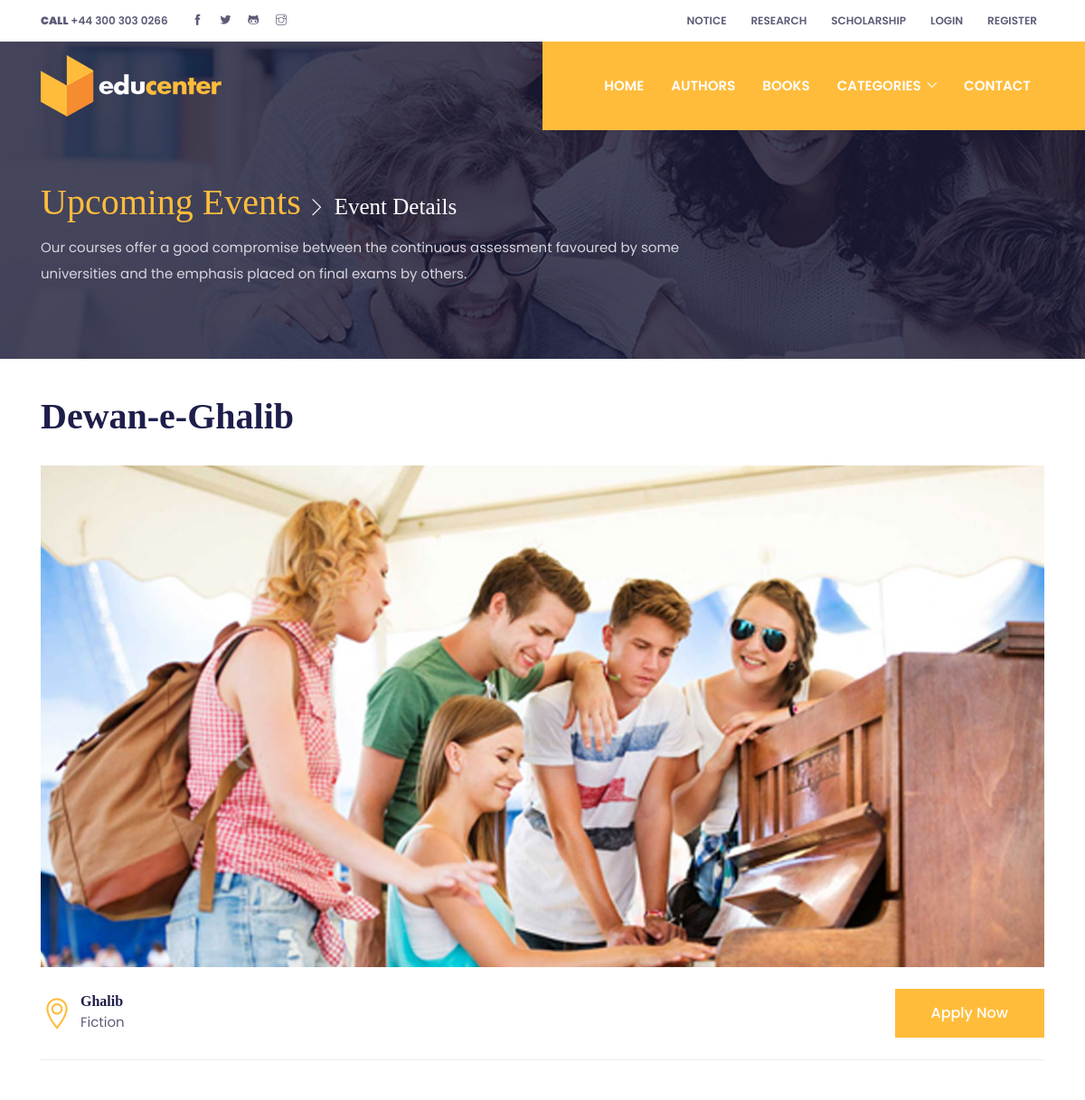
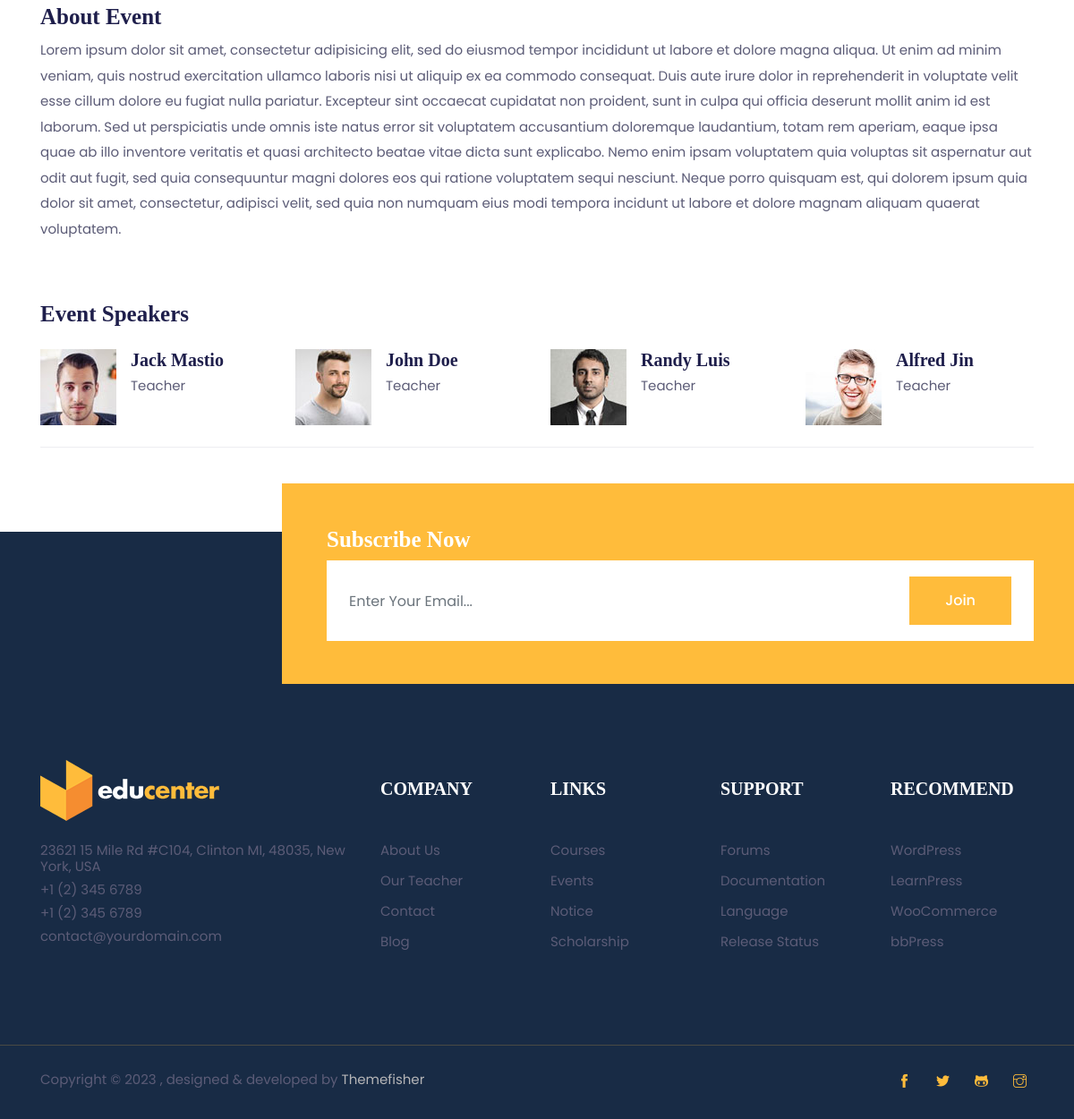
Page /User/single.php?id=4 on the committed database (2 pictures, top to bottom).
### tables this page shows
CREATE TABLE `books` (
  `id` int(11) NOT NULL,
  `book_name` varchar(50) NOT NULL,
  `cat_id_FK` int(11) NOT NULL,
  `auth_id_FK` int(11) NOT NULL,
  `price` int(11) NOT NULL
);

CREATE TABLE `author` (
  `id` int(11) NOT NULL,
  `auth_name` varchar(20) NOT NULL,
  `since` varchar(20) NOT NULL,
  `auth_picture` varchar(100) NOT NULL
);

CREATE TABLE `category` (
  `id` int(11) NOT NULL,
  `cat_name` varchar(20) NOT NULL
);

### User/single.php (the view)
<?php include('header.php');
include('../Admin/connection.php');
$id=$_GET['id'];
$q="SELECT books.*,category.cat_name,author.auth_name FROM `books` JOIN author ON author.id=books.auth_id_FK JOIN category ON category.id=books.cat_id_FK where books.id='$id'";
$run=mysqli_query($con,$q);
$data=mysqli_fetch_assoc($run);
?>
<section class="page-title-section overlay" data-background="images/backgrounds/page-title.jpg">
  <div class="container">
    <div class="row">
      <div class="col-md-8">
        <ul class="list-inline custom-breadcrumb mb-2">
          <li class="list-inline-item"><a class="h2 text-primary font-secondary" href="events.html">Upcoming Events</a></li>
          <li class="list-inline-item text-white h3 font-secondary nasted">Event Details</li>
        </ul>
        <p class="text-lighten mb-0">Our courses offer a good compromise between the continuous assessment favoured by some universities and the emphasis placed on final exams by others.</p>
      </div>
    </div>
  </div>
</section>
<section class="section-sm">
  <div class="container">
    <div class="row">
      <div class="col-12">
        <h2 class="section-title"><?php echo $data['book_name']?></h2>
      </div>
      <div class="col-12 mb-4">
        <img src="images/events/event-single.jpg" alt="event thumb" class="img-fluid w-100">
      </div>
    </div>
    <div class="row align-items-center mb-5">
      <div class="col-lg-9">
        <ul class="list-inline">
          <li class="list-inline-item mr-xl-5 mr-4 mb-3 mb-lg-0">
            <div class="d-flex align-items-center">
              <i class="ti-location-pin text-primary icon-md mr-2"></i>
              <div class="text-left">
                <h6 class="mb-0"><?php echo $data['auth_name']?></h6>
                <p class="mb-0"><?php echo $data['cat_name']?></p>
              </div>
            </div>
          </li>
        </ul>
      </div>
      <div class="col-lg-3 text-lg-right text-left">
        <a href="event-single.html" class="btn btn-primary">Apply now</a>
      </div>
      <div class="col-12 mt-4 order-4">
        <div class="border-bottom border-primary"></div>
      </div>
    </div>
    <div class="row">
      <div class="col-12 mb-50">
        <h3>About Event</h3>
        <p>Lorem ipsum dolor sit amet, consectetur adipisicing elit, sed do eiusmod tempor incididunt ut labore et
          dolore magna aliqua. Ut enim ad minim veniam, quis nostrud exercitation ullamco laboris nisi ut aliquip ex ea
          commodo consequat. Duis aute irure dolor in reprehenderit in voluptate velit esse cillum dolore eu fugiat
          nulla pariatur. Excepteur sint occaecat cupidatat non proident, sunt in culpa qui officia deserunt mollit
          anim id est laborum. Sed ut perspiciatis unde omnis iste natus error sit voluptatem accusantium doloremque
          laudantium, totam rem aperiam, eaque ipsa quae ab illo inventore veritatis et quasi architecto beatae vitae
          dicta sunt explicabo. Nemo enim ipsam voluptatem quia voluptas sit aspernatur aut odit aut fugit, sed quia
          consequuntur magni dolores eos qui ratione voluptatem sequi nesciunt. Neque porro quisquam est, qui dolorem
          ipsum quia dolor sit amet, consectetur, adipisci velit, sed quia non numquam eius modi tempora incidunt ut
          labore et dolore magnam aliquam quaerat voluptatem.</p>
      </div>
    </div>
    <div class="row">
      <div class="col-12">
        <h3 class="mb-4">Event Speakers</h3>
      </div>
      <div class="col-lg-3 col-sm-6 mb-4 mb-lg-0">
        <div class="media">
          <img class="mr-3 img-fluid" src="images/event-speakers/speaker-1.jpg" alt="speaker">
          <div class="media-body">
            <h4 class="mt-0">Jack Mastio</h4>
            Teacher
          </div>
        </div>
      </div>
      <div class="col-lg-3 col-sm-6 mb-4 mb-lg-0">
        <div class="media">
          <img class="mr-3 img-fluid" src="images/event-speakers/speaker-2.jpg" alt="speaker">
          <div class="media-body">
            <h4 class="mt-0">John Doe</h4>
            Teacher
          </div>
        </div>
      </div>
      <div class="col-lg-3 col-sm-6 mb-4 mb-lg-0">
        <div class="media">
          <img class="mr-3 img-fluid" src="images/event-speakers/speaker-3.jpg" alt="speaker">
          <div class="media-body">
            <h4 class="mt-0">Randy Luis</h4>
            Teacher
          </div>
        </div>
      </div>
      <div class="col-lg-3 col-sm-6 mb-4 mb-lg-0">
        <div class="media">
          <img class="mr-3 img-fluid" src="images/event-speakers/speaker-4.jpg" alt="speaker">
          <div class="media-body">
            <h4 class="mt-0">Alfred Jin</h4>
            Teacher
          </div>
        </div>
      </div>
      <div class="col-12 mt-4 order-4">
        <div class="border-bottom border-primary"></div>
      </div>
    </div>
  </div>
</section>
<?php include('footer.php') ?>

### User/css/style.css (style rules this page uses)
body { line-height: 1.2; font-family: "Poppins", sans-serif; -webkit-font-smoothing: antialiased; font-size: 15px; color: #5c5c77; }
p, .paragraph { font-weight: 400; color: #5c5c77; font-size: 15px; line-height: 1.9; font-family: "Poppins", sans-serif; }
h1, h2, h3, h4, h5, h6 { color: #1e1e4b; font-family: "futura-bold"; font-weight: 700; line-height: 1.2; }
h2, .h2 { font-size: 40px; }
h3, .h3 { font-size: 25px; }
h4, .h4 { font-size: 20px; }
h6, .h6 { font-size: 16px; }
.btn { font-size: 16px; font-family: "Poppins", sans-serif; text-transform: capitalize; padding: 15px 40px; border-radius: 0; font-weight: 500; border: 0; position: relative; z-index: 1; transition: 0.2s ease; overflow: hidden; white-space: nowrap; }
.btn::before { position: absolute; content: ""; height: 80%; width: 100%; left: 0; bottom: 10%; z-index: -1; transition: transform 0.2s ease-in-out; transform-origin: top; transform: scaleY(0); }
.btn-primary { color: #fff; background-color: #ffbc3b; }
.btn-primary::before { background-color: #fff; }
body { background-color: #fff; overflow-x: hidden; }
ol, ul { list-style-type: none; margin: 0px; }
img { vertical-align: middle; border: 0; }
a, a:hover, a:focus { text-decoration: none; }
a, button, select { cursor: pointer; transition: 0.2s ease; }
h4 { transition: 0.2s ease; }
.section-sm { padding-top: 40px; padding-bottom: 40px; }
.section-title { margin-bottom: 30px; }
.border-primary { border-color: #ededf1 !important; }
.overlay { position: relative; }
.overlay::before { position: absolute; content: ""; height: 100%; width: 100%; top: 0; left: 0; background: #1a1a37; opacity: 0.8; }
.text-primary { color: #ffbc3b !important; }
.text-lighten { color: #d6d6e0 !important; }
.font-secondary { font-family: "futura-bold"; }
.mb-50 { margin-bottom: 50px !important; }
.icon-md { font-size: 36px; }
.page-title-section { padding: 200px 0 80px; }
.custom-breadcrumb li.nasted { position: relative; padding-left: 25px; }
.custom-breadcrumb li.nasted::before { position: absolute; font-family: "themify"; content: "\e649"; font-size: 20px; top: 50%; left: -5px; color: #fff; transform: translateY(-50%); }

### rows in the picture
books: book_name "Dewan-e-Ghalib", auth_id_FK.auth_name "Ghalib", cat_id_FK.cat_name "Fiction"
